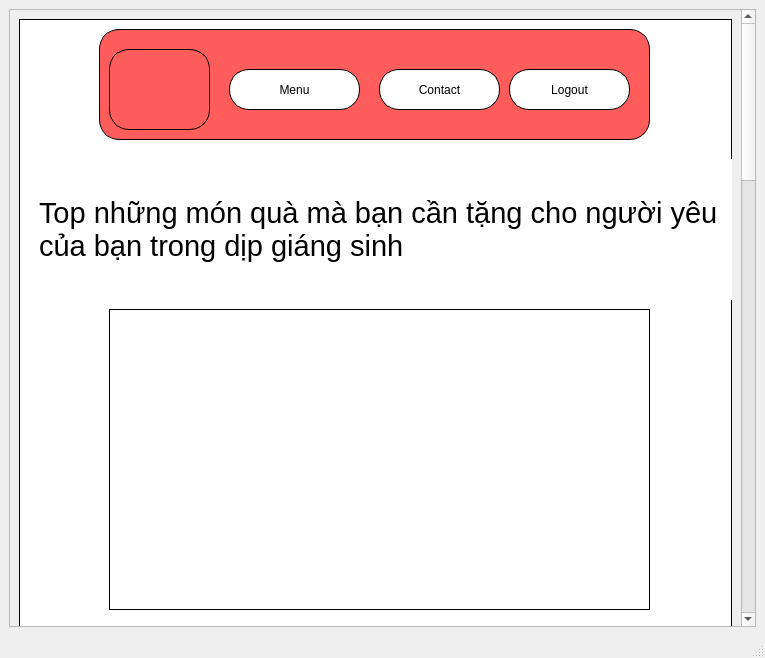
<?xml version="1.0" encoding="UTF-8"?>
<ui version="4.0">
 <class>MainWindow</class>
 <widget class="QMainWindow" name="MainWindow">
  <property name="geometry">
   <rect>
    <x>0</x>
    <y>0</y>
    <width>765</width>
    <height>658</height>
   </rect>
  </property>
  <property name="windowTitle">
   <string>MainWindow</string>
  </property>
  <widget class="QWidget" name="centralwidget">
   <layout class="QVBoxLayout" name="verticalLayout">
    <item>
     <widget class="QScrollArea" name="scrollArea">
      <property name="widgetResizable">
       <bool>true</bool>
      </property>
      <widget class="QWidget" name="scrollAreaWidgetContents">
       <property name="geometry">
        <rect>
         <x>0</x>
         <y>0</y>
         <width>720</width>
         <height>2322</height>
        </rect>
       </property>
       <layout class="QVBoxLayout" name="verticalLayout_2">
        <item>
         <widget class="QFrame" name="frame">
          <property name="minimumSize">
           <size>
            <width>0</width>
            <height>2300</height>
           </size>
          </property>
          <property name="styleSheet">
           <string notr="true">background-color: rgb(255, 255, 255);
border: 1px solid black;</string>
          </property>
          <property name="frameShape">
           <enum>QFrame::StyledPanel</enum>
          </property>
          <property name="frameShadow">
           <enum>QFrame::Raised</enum>
          </property>
          <widget class="QWidget" name="widget" native="true">
           <property name="geometry">
            <rect>
             <x>80</x>
             <y>10</y>
             <width>551</width>
             <height>111</height>
            </rect>
           </property>
           <property name="styleSheet">
            <string notr="true">border-radius: 20px;
background-color: rgb(255, 92, 92);</string>
           </property>
           <widget class="QPushButton" name="pushButton">
            <property name="geometry">
             <rect>
              <x>10</x>
              <y>20</y>
              <width>101</width>
              <height>81</height>
             </rect>
            </property>
            <property name="text">
             <string/>
            </property>
            <property name="icon">
             <iconset>
              <normaloff>../Image/Logo App.png</normaloff>../Image/Logo App.png</iconset>
            </property>
            <property name="iconSize">
             <size>
              <width>100</width>
              <height>100</height>
             </size>
            </property>
           </widget>
           <widget class="QPushButton" name="pb_menu">
            <property name="geometry">
             <rect>
              <x>130</x>
              <y>40</y>
              <width>131</width>
              <height>41</height>
             </rect>
            </property>
            <property name="styleSheet">
             <string notr="true">background-color: rgb(255, 255, 255);
color: rgb(0, 0, 0);</string>
            </property>
            <property name="text">
             <string>Menu</string>
            </property>
           </widget>
           <widget class="QPushButton" name="pb_contact">
            <property name="geometry">
             <rect>
              <x>280</x>
              <y>40</y>
              <width>121</width>
              <height>41</height>
             </rect>
            </property>
            <property name="styleSheet">
             <string notr="true">background-color: rgb(255, 255, 255);
color: rgb(0, 0, 0);</string>
            </property>
            <property name="text">
             <string>Contact</string>
            </property>
           </widget>
           <widget class="QPushButton" name="pb_logout">
            <property name="geometry">
             <rect>
              <x>410</x>
              <y>40</y>
              <width>121</width>
              <height>41</height>
             </rect>
            </property>
            <property name="styleSheet">
             <string notr="true">background-color: rgb(255, 255, 255);
color: rgb(0, 0, 0);</string>
            </property>
            <property name="text">
             <string>Logout</string>
            </property>
           </widget>
          </widget>
          <widget class="QLabel" name="label_2">
           <property name="geometry">
            <rect>
             <x>20</x>
             <y>140</y>
             <width>711</width>
             <height>141</height>
            </rect>
           </property>
           <property name="font">
            <font>
             <family>MS Shell Dlg 2</family>
             <pointsize>22</pointsize>
             <weight>9</weight>
             <italic>false</italic>
             <bold>false</bold>
            </font>
           </property>
           <property name="styleSheet">
            <string notr="true">border: 0px;
color: rgb(0, 0, 0);
font: 75 22pt &quot;MS Shell Dlg 2&quot;;</string>
           </property>
           <property name="text">
            <string>Top những món quà mà bạn cần tặng cho người yêu của bạn trong dịp giáng sinh</string>
           </property>
           <property name="wordWrap">
            <bool>true</bool>
           </property>
          </widget>
          <widget class="QLabel" name="label_3">
           <property name="geometry">
            <rect>
             <x>30</x>
             <y>600</y>
             <width>671</width>
             <height>1331</height>
            </rect>
           </property>
           <property name="font">
            <font>
             <family>MS Shell Dlg 2</family>
             <pointsize>19</pointsize>
             <weight>9</weight>
             <italic>false</italic>
             <bold>false</bold>
            </font>
           </property>
           <property name="styleSheet">
            <string notr="true">border: 0px;
color: rgb(0, 0, 0);
font: 75 18.5pt &quot;MS Shell Dlg 2&quot;;</string>
           </property>
           <property name="text">
            <string>Giáng sinh luôn là một trong những dịp đặc biệt nhất trong năm, nơi mà không khí ấm áp, ánh đèn lung linh và những giai điệu quen thuộc khiến ai cũng muốn dành tặng nhau những điều tốt đẹp. Đối với các cặp đôi, đây lại càng là khoảnh khắc tuyệt vời để thể hiện tình cảm bằng những món quà đầy ý nghĩa. Một món quà phù hợp không chỉ khiến người nhận vui mà còn tạo nên một dấu ấn đẹp trong mối quan hệ.

Những món quà phổ biến và được yêu thích nhất trong dịp này thường mang ý nghĩa sâu sắc hoặc gắn liền với kỷ niệm của hai người. Trang sức luôn đứng đầu trong danh sách quà tặng vì vừa sang trọng vừa bền bỉ theo thời gian. Một chiếc dây chuyền, lắc tay hay nhẫn đôi có thể thay lời nhắn gửi rằng bạn trân trọng người ấy đến mức nào. Bên cạnh đó, nước hoa cũng là lựa chọn tinh tế. Mùi hương luôn có sức mạnh gợi nhớ, và mỗi lần người ấy sử dụng, họ sẽ nhớ ngay đến bạn.

Đối với những ai thích sự chân thành và cảm xúc nhiều hơn vật chất, quà handmade là cách tuyệt vời để thể hiện tấm lòng. Một cuốn album ảnh, bức thiệp tự làm hay những món đồ nhỏ xinh do chính tay bạn tạo ra luôn mang giá trị tinh thần rất lớn. Gấu bông cũng là món quà kinh điển chưa bao giờ lỗi thời, đặc biệt phù hợp nếu bạn yêu thích sự dễ thương hoặc muốn người ấy cảm thấy được che chở.

Ngoài ra, quà công nghệ cũng được nhiều người lựa chọn bởi tính tiện dụng và hiện đại, như tai nghe không dây, đồng hồ thông minh hay đèn ngủ LED. Nếu bạn muốn cả hai có thứ gì đó gắn kết, đồ đôi như áo, vòng tay hay ốp điện thoại chắc chắn sẽ khiến hai bạn trở nên đồng điệu hơn trong mắt mọi người. Và đôi khi, món quà tuyệt nhất lại không phải là vật gì cụ thể mà chính là một buổi hẹn hò ấm cúng, một buổi tối bên ánh nến, một chuyến dạo phố ngắm đèn hoặc một hành trình bất ngờ đầy cảm xúc.

Dù bạn chọn món quà nào, điều quan trọng nhất vẫn là sự chân thành. Giáng sinh là thời điểm tuyệt vời để bạn thể hiện tình yêu bằng cách cho đi sự quan tâm, sự lắng nghe và cả những bất ngờ nhỏ bé. Chỉ cần xuất phát từ tấm lòng, món quà ấy chắc chắn sẽ trở thành kỷ niệm đẹp mà người yêu bạn luôn trân trọng. Chúc bạn có một mùa Giáng sinh thật ấm áp bên người thương của mình.</string>
           </property>
           <property name="wordWrap">
            <bool>true</bool>
           </property>
          </widget>
          <widget class="QLabel" name="label">
           <property name="geometry">
            <rect>
             <x>90</x>
             <y>290</y>
             <width>541</width>
             <height>301</height>
            </rect>
           </property>
           <property name="text">
            <string/>
           </property>
           <property name="pixmap">
            <pixmap>../Image/Món quà nên(Bài viết).jpg</pixmap>
           </property>
           <property name="scaledContents">
            <bool>true</bool>
           </property>
          </widget>
          <widget class="QLabel" name="la_sanpham2_2">
           <property name="geometry">
            <rect>
             <x>260</x>
             <y>1940</y>
             <width>221</width>
             <height>141</height>
            </rect>
           </property>
           <property name="text">
            <string/>
           </property>
           <property name="pixmap">
            <pixmap>../Image/thiep-3d-cay-thong-noel-dep-moi-nhat5-8318.png</pixmap>
           </property>
           <property name="scaledContents">
            <bool>true</bool>
           </property>
          </widget>
          <widget class="QLabel" name="la_sanpham3_2">
           <property name="geometry">
            <rect>
             <x>500</x>
             <y>1940</y>
             <width>221</width>
             <height>141</height>
            </rect>
           </property>
           <property name="text">
            <string/>
           </property>
           <property name="pixmap">
            <pixmap>../Image/images (1).jpg</pixmap>
           </property>
           <property name="scaledContents">
            <bool>true</bool>
           </property>
          </widget>
          <widget class="QPushButton" name="pb_buy1">
           <property name="geometry">
            <rect>
             <x>60</x>
             <y>2130</y>
             <width>93</width>
             <height>28</height>
            </rect>
           </property>
           <property name="styleSheet">
            <string notr="true">color: rgb(0, 0, 0);</string>
           </property>
           <property name="text">
            <string>Xem</string>
           </property>
          </widget>
          <widget class="QLabel" name="lb_sanpham3_2">
           <property name="geometry">
            <rect>
             <x>500</x>
             <y>2090</y>
             <width>221</width>
             <height>31</height>
            </rect>
           </property>
           <property name="styleSheet">
            <string notr="true">border: 0px;
font: 9pt &quot;MS Shell Dlg 2&quot;;
color: rgb(0, 0, 0);</string>
           </property>
           <property name="text">
            <string>Thiếp giáng sinh ông già noel đẹp </string>
           </property>
          </widget>
          <widget class="QLabel" name="la_sanpham1_2">
           <property name="geometry">
            <rect>
             <x>20</x>
             <y>1940</y>
             <width>221</width>
             <height>141</height>
            </rect>
           </property>
           <property name="text">
            <string/>
           </property>
           <property name="pixmap">
            <pixmap>../Image/ban-thiep-3d-giang-sinh-noel-tayta4.jpg</pixmap>
           </property>
           <property name="scaledContents">
            <bool>true</bool>
           </property>
          </widget>
          <widget class="QPushButton" name="pb_buy2">
           <property name="geometry">
            <rect>
             <x>560</x>
             <y>2130</y>
             <width>93</width>
             <height>28</height>
            </rect>
           </property>
           <property name="styleSheet">
            <string notr="true">color: rgb(0, 0, 0);</string>
           </property>
           <property name="text">
            <string>Xem</string>
           </property>
          </widget>
          <widget class="QLabel" name="lb_sanpham1_2">
           <property name="geometry">
            <rect>
             <x>20</x>
             <y>2090</y>
             <width>231</width>
             <height>31</height>
            </rect>
           </property>
           <property name="styleSheet">
            <string notr="true">border: 0px;
font: 9pt &quot;MS Shell Dlg 2&quot;;
color: rgb(0, 0, 0);</string>
           </property>
           <property name="text">
            <string>Giấy gửi thư Noel cho bạn bè Noel</string>
           </property>
          </widget>
          <widget class="QPushButton" name="pb_buy3">
           <property name="geometry">
            <rect>
             <x>320</x>
             <y>2130</y>
             <width>93</width>
             <height>28</height>
            </rect>
           </property>
           <property name="styleSheet">
            <string notr="true">color: rgb(0, 0, 0);</string>
           </property>
           <property name="text">
            <string>Xem</string>
           </property>
          </widget>
          <widget class="QLabel" name="lb_sanpham2_2">
           <property name="geometry">
            <rect>
             <x>290</x>
             <y>2090</y>
             <width>161</width>
             <height>31</height>
            </rect>
           </property>
           <property name="styleSheet">
            <string notr="true">border: 0px;
font: 9pt &quot;MS Shell Dlg 2&quot;;
color: rgb(0, 0, 0);</string>
           </property>
           <property name="text">
            <string>Thiệp giáng sinh tuần lộc</string>
           </property>
          </widget>
          <widget class="QPushButton" name="pb_back">
           <property name="geometry">
            <rect>
             <x>560</x>
             <y>2180</y>
             <width>161</width>
             <height>61</height>
            </rect>
           </property>
           <property name="styleSheet">
            <string notr="true">font: 20pt &quot;MS Shell Dlg 2&quot;;
background-color: rgb(255, 78, 78);
color: rgb(255, 255, 255);
border-radius:22px;</string>
           </property>
           <property name="text">
            <string>Back</string>
           </property>
          </widget>
         </widget>
        </item>
       </layout>
      </widget>
     </widget>
    </item>
   </layout>
  </widget>
  <widget class="QMenuBar" name="menubar">
   <property name="geometry">
    <rect>
     <x>0</x>
     <y>0</y>
     <width>765</width>
     <height>26</height>
    </rect>
   </property>
  </widget>
  <widget class="QStatusBar" name="statusbar"/>
 </widget>
 <resources/>
 <connections/>
</ui>
